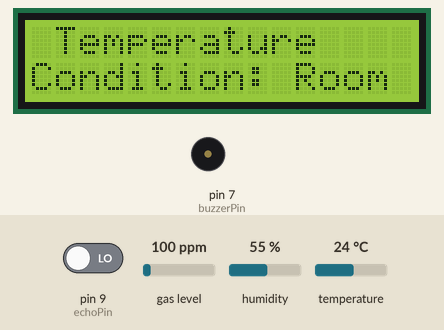
This sketch was run on a simulated Arduino Uno, built with avr-gcc and run on an emulated ATmega328P. Shown: 16×2 character LCD, buzzer (waves = sounding). The test bench sets the inputs (shaded band); at power-on: temperature 24 °C, gas level 100 ppm, pin 9 (echoPin) LOW, humidity 55 %. The modem accepts every AT command (registered, SIM ready, sends succeed) and sends nothing else; what the sketch prints to the serial monitor is not drawn.

Above: at 4.7 s.
4.8 s: temperature set to 39 °C
At 8.1 s:
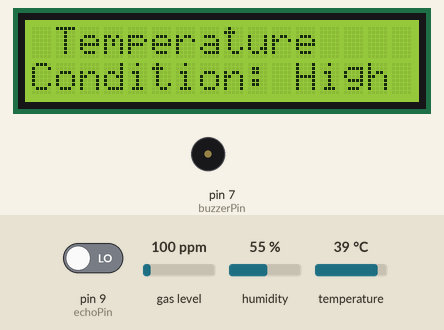
14.1 s: temperature set to 42 °C
At 16.9 s:
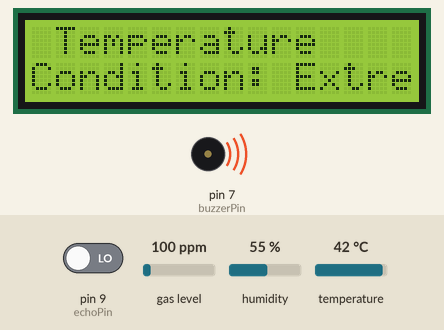
23.4 s: gas level set to 20 ppm
At 26.0 s:
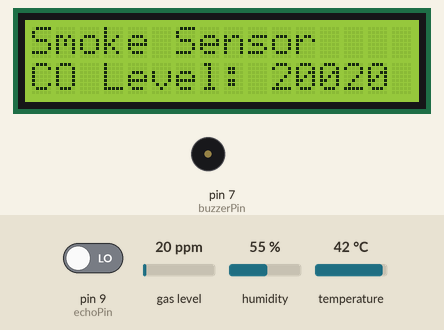
29.1 s: gas level set to 250 ppm
At 32.7 s:
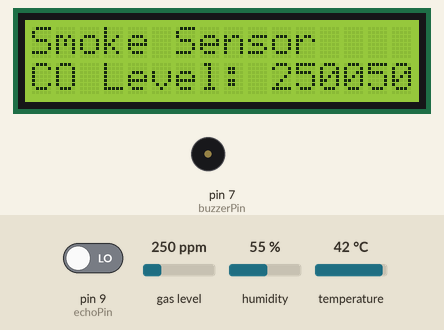
35.4 s: gas level set to 500 ppm
At 39.5 s:
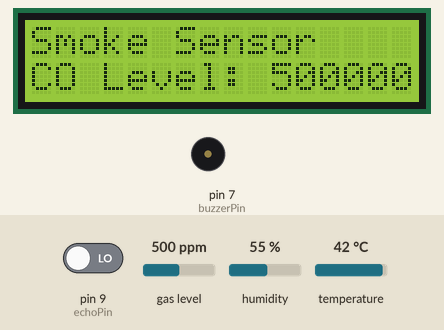
41.6 s: temperature set to 12 °C
At 47.2 s:
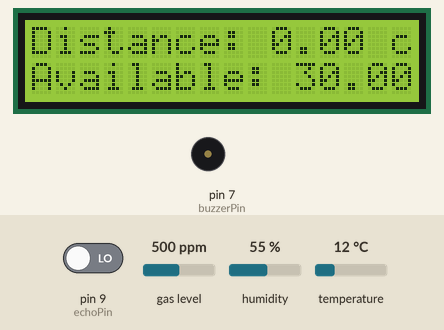
Timing chart, 0 to 48.7 s (numbered marks = the images above; inputs shaded):
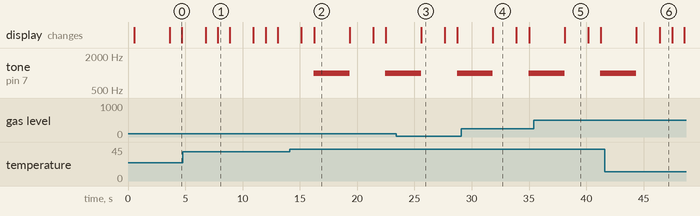

Measured:
- the behaviour switches between 40 and 41 °C on temperature (found by bisection; images 1 and 2)
- after the input at 4.8 s, the display: first differs from a run without the input after 3.0 s (image 1)
- after the input at 14.1 s, tone on pin 7 (buzzerPin): silent → 1000 Hz after 2.1 s, → silent 3.1 s later, → 1000 Hz 3.1 s later; the display: first differs from a run without the input after 2.1 s (image 2)
- after the input at 41.6 s, tone on pin 7 (buzzerPin): goes on until 44.4 s, then stays silent
- what the display in image 0 shows lasts 1.1 s, from 3.6 s to 4.7 s
- what the display in image 2 shows lasts 3.1 s, from 16.2 s to 19.3 s
- what the display in image 3 shows lasts 2.0 s, from 25.6 s to 27.6 s

The sketch:

_main2.ino
```cpp
#include <DHT.h>
#include <MQ2.h>
#include <LiquidCrystal_I2C.h>
#include <Wire.h>
#include <SoftwareSerial.h>

// Pin Definitions
const int trigPin = 10;
const int echoPin = 9;
const int buzzerPin = 7;
const int DHTPIN = 7;
const int smokeSensorPin = A0;

// Sensor Objects
DHT dht(DHTPIN, DHT11);
MQ2 mq2(smokeSensorPin);

// LCD Display
LiquidCrystal_I2C lcd(0x27, 16, 2);

// GSM Module
SoftwareSerial gsm(8, 6); // RX, TX for the GSM module

float duration, distance, previousDistance;
unsigned long previousMillis = 0;
unsigned long interval = 1000; // Set the interval for speed calculation in milliseconds

int h, t, smoke, lpg, co;

void setup() {
  Serial.begin(9600);
  dht.begin();
  mq2.begin();
  lcd.init();
  lcd.backlight();
  pinMode(buzzerPin, OUTPUT);
  gsm.begin(9600);
  delay(1000);
  gsm.println("AT");
  delay(1000);
  gsm.println("AT+CMGF=1"); // Set SMS mode to text
  delay(1000);
}

void loop() {
  // Read DHT11 temperature and humidity
  h = dht.readHumidity();
  t = dht.readTemperature();

  // Display DHT11 data and send SMS for extreme temperature
  Serial.print("Humidity: ");
  Serial.print(h);
  Serial.print(" %, Temp: ");
  Serial.print(t);
  Serial.println(" °C");
  lcd.clear();
  lcd.setCursor(0, 0);
  lcd.print(" Temperature ");
  lcd.setCursor(0, 1);
  lcd.print("T:");
  lcd.print(t);
  lcd.print("C");
  lcd.setCursor(11, 1);
  lcd.print("H:");
  lcd.print(h);
  lcd.print("%");

  if (t < 27) {
    lcd.setCursor(0, 2);
    lcd.print("Condition: Room Temp");
    noTone(buzzerPin);
  } else if (t <= 40) {
    lcd.setCursor(0, 2);
    lcd.print("Condition: High Temp");
    noTone(buzzerPin);
  } else {
    lcd.setCursor(0, 2);
    lcd.print("Condition: Extreme Temp");
    activateBuzzer();
    sendSMS("+254791065938", "Extreme Temperature Conditions Detected");
  }

  delay(1000);

  // Read smoke sensor and send SMS for smoke detection
  smoke = mq2.readSmoke();
  lpg = mq2.readLPG();
  co = mq2.readCO();
  lcd.clear();
  lcd.setCursor(0, 0);
  lcd.print("Smoke Sensor");
  lcd.setCursor(0, 1);
  lcd.print("Smoke Level: ");
  lcd.print(smoke);
  lcd.setCursor(0, 2);
  lcd.print("LPG Level: ");
  lcd.print(lpg);
  lcd.setCursor(0, 3);
  lcd.print("CO Level: ");
  lcd.print(co);

  if (smoke > 1000) {
    activateBuzzer();
    sendSMS("+254791065938", "Smoke Presence Detected. Please Check Tank");
  } else {
    noTone(buzzerPin);
  }

  delay(1000);

  // Ultrasonic sensor to monitor tank level
  digitalWrite(trigPin, LOW);
  delayMicroseconds(2);
  digitalWrite(trigPin, HIGH);
  delayMicroseconds(10);
  digitalWrite(trigPin, LOW);

  duration = pulseIn(echoPin, HIGH);
  distance = (duration * 0.0343) / 2;

  // Calculate speed of change in distance over time
  unsigned long currentMillis = millis();
  float speed = (distance - previousDistance) / ((currentMillis - previousMillis) / 1000.0);

  Serial.print("Level: ");
  Serial.print(distance);
  Serial.print(" cm, Speed: ");
  Serial.print(speed);
  Serial.println(" cm/s ");

  lcd.clear();
  lcd.setCursor(0, 0);
  lcd.print("Distance: ");
  lcd.print(distance);
  lcd.print(" cm ");

  lcd.setCursor(0, 1);
  lcd.print("Speed: ");
  lcd.print(speed);
  lcd.print(" cm/s ");

  lcd.setCursor(0, 2);
  lcd.print("Available: ");
  lcd.print(30 - distance);
  lcd.print(" L ");

  if (distance > 7 && distance <= 13) {
    sendSMS("+254791065938", "Petroleum Tank Level Below Threshold: " + String(distance) + " cm");
  } else if (distance > 13) {
    sendSMS("+254791065938", "Petroleum Tank Depleted");
    makeCall();
  }

  if (distance >= 10) {
    digitalWrite(buzzerPin, HIGH);
  } else {
    digitalWrite(buzzerPin, LOW);
  }

  // Update previous values for the next iteration
  previousDistance = distance;
  previousMillis = currentMillis;

  delay(1000);
}

void activateBuzzer() {
  tone(buzzerPin, 1000); // Continuous buzzer sound
}

void sendSMS(String phoneNumber, String message) {
  gsm.println("AT+CMGS=\"" + phoneNumber + "\"");
  delay(1000);
  gsm.print(message);
  gsm.write(26);
  delay(1000);
}

void makeCall() {
  gsm.println("ATD+254791065938;"); // Replace with the recipient's phone number
  delay(1000);
}
```
